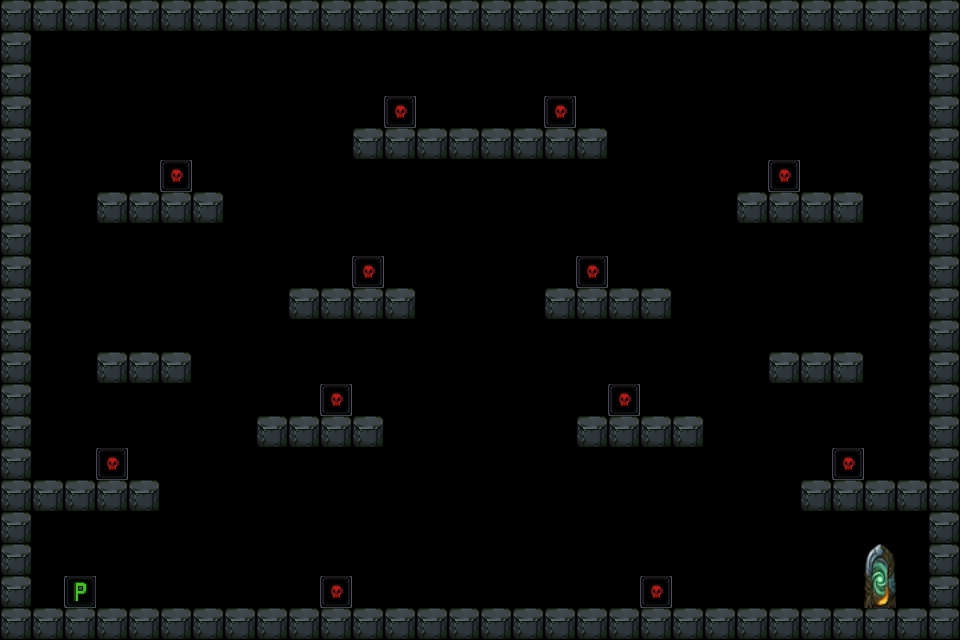

This game map was drawn from its Tiled (.tmx) file and the tilesets committed beside it. A one-line description and the full map source follow:
An orthogonal 30x20 tile map with 32x32 px tiles, 5 tile layers (solid, oneway, monsters, portal, ...), 2 tilesets.

<map version="1.10" tiledversion="1.12.1" orientation="orthogonal" renderorder="right-down" width="30" height="20" tilewidth="32" tileheight="32" infinite="0" nextlayerid="10" nextobjectid="1">
 <tileset firstgid="1" source="block.tsx" />
 <tileset firstgid="17" source="port.tsx" />
 <layer id="2" name="solid" width="30" height="20">
  <data encoding="csv">
5,5,5,5,5,5,5,5,5,5,5,5,5,5,5,5,5,5,5,5,5,5,5,5,5,5,5,5,5,5,
5,0,0,0,0,0,0,0,0,0,0,0,0,0,0,0,0,0,0,0,0,0,0,0,0,0,0,0,0,5,
5,0,0,0,0,0,0,0,0,0,0,0,0,0,0,0,0,0,0,0,0,0,0,0,0,0,0,0,0,5,
5,0,0,0,0,0,0,0,0,0,0,0,0,0,0,0,0,0,0,0,0,0,0,0,0,0,0,0,0,5,
5,0,0,0,0,0,0,0,0,0,0,0,0,0,0,0,0,0,0,0,0,0,0,0,0,0,0,0,0,5,
5,0,0,0,0,0,0,0,0,0,0,0,0,0,0,0,0,0,0,0,0,0,0,0,0,0,0,0,0,5,
5,0,0,0,0,0,0,0,0,0,0,0,0,0,0,0,0,0,0,0,0,0,0,0,0,0,0,0,0,5,
5,0,0,0,0,0,0,0,0,0,0,0,0,0,0,0,0,0,0,0,0,0,0,0,0,0,0,0,0,5,
5,0,0,0,0,0,0,0,0,0,0,0,0,0,0,0,0,0,0,0,0,0,0,0,0,0,0,0,0,5,
5,0,0,0,0,0,0,0,0,0,0,0,0,0,0,0,0,0,0,0,0,0,0,0,0,0,0,0,0,5,
5,0,0,0,0,0,0,0,0,0,0,0,0,0,0,0,0,0,0,0,0,0,0,0,0,0,0,0,0,5,
5,0,0,0,0,0,0,0,0,0,0,0,0,0,0,0,0,0,0,0,0,0,0,0,0,0,0,0,0,5,
5,0,0,0,0,0,0,0,0,0,0,0,0,0,0,0,0,0,0,0,0,0,0,0,0,0,0,0,0,5,
5,0,0,0,0,0,0,0,0,0,0,0,0,0,0,0,0,0,0,0,0,0,0,0,0,0,0,0,0,5,
5,0,0,0,0,0,0,0,0,0,0,0,0,0,0,0,0,0,0,0,0,0,0,0,0,0,0,0,0,5,
5,0,0,0,0,0,0,0,0,0,0,0,0,0,0,0,0,0,0,0,0,0,0,0,0,0,0,0,0,5,
5,0,0,0,0,0,0,0,0,0,0,0,0,0,0,0,0,0,0,0,0,0,0,0,0,0,0,0,0,5,
5,0,0,0,0,0,0,0,0,0,0,0,0,0,0,0,0,0,0,0,0,0,0,0,0,0,0,0,0,5,
5,0,0,0,0,0,0,0,0,0,0,0,0,0,0,0,0,0,0,0,0,0,0,0,0,0,0,0,0,5,
5,5,5,5,5,5,5,5,5,5,5,5,5,5,5,5,5,5,5,5,5,5,5,5,5,5,5,5,5,5
</data>
 </layer>
 <layer id="9" name="oneway" width="30" height="20">
  <data encoding="csv">
0,0,0,0,0,0,0,0,0,0,0,0,0,0,0,0,0,0,0,0,0,0,0,0,0,0,0,0,0,0,
0,0,0,0,0,0,0,0,0,0,0,0,0,0,0,0,0,0,0,0,0,0,0,0,0,0,0,0,0,0,
0,0,0,0,0,0,0,0,0,0,0,0,0,0,0,0,0,0,0,0,0,0,0,0,0,0,0,0,0,0,
0,0,0,0,0,0,0,0,0,0,0,0,0,0,0,0,0,0,0,0,0,0,0,0,0,0,0,0,0,0,
0,0,0,0,0,0,0,0,0,0,0,5,5,5,5,5,5,5,5,0,0,0,0,0,0,0,0,0,0,0,
0,0,0,0,0,0,0,0,0,0,0,0,0,0,0,0,0,0,0,0,0,0,0,0,0,0,0,0,0,0,
0,0,0,5,5,5,5,0,0,0,0,0,0,0,0,0,0,0,0,0,0,0,0,5,5,5,5,0,0,0,
0,0,0,0,0,0,0,0,0,0,0,0,0,0,0,0,0,0,0,0,0,0,0,0,0,0,0,0,0,0,
0,0,0,0,0,0,0,0,0,0,0,0,0,0,0,0,0,0,0,0,0,0,0,0,0,0,0,0,0,0,
0,0,0,0,0,0,0,0,0,5,5,5,5,0,0,0,0,5,5,5,5,0,0,0,0,0,0,0,0,0,
0,0,0,0,0,0,0,0,0,0,0,0,0,0,0,0,0,0,0,0,0,0,0,0,0,0,0,0,0,0,
0,0,0,5,5,5,0,0,0,0,0,0,0,0,0,0,0,0,0,0,0,0,0,0,5,5,5,0,0,0,
0,0,0,0,0,0,0,0,0,0,0,0,0,0,0,0,0,0,0,0,0,0,0,0,0,0,0,0,0,0,
0,0,0,0,0,0,0,0,5,5,5,5,0,0,0,0,0,0,5,5,5,5,0,0,0,0,0,0,0,0,
0,0,0,0,0,0,0,0,0,0,0,0,0,0,0,0,0,0,0,0,0,0,0,0,0,0,0,0,0,0,
0,5,5,5,5,0,0,0,0,0,0,0,0,0,0,0,0,0,0,0,0,0,0,0,0,5,5,5,5,0,
0,0,0,0,0,0,0,0,0,0,0,0,0,0,0,0,0,0,0,0,0,0,0,0,0,0,0,0,0,0,
0,0,0,0,0,0,0,0,0,0,0,0,0,0,0,0,0,0,0,0,0,0,0,0,0,0,0,0,0,0,
0,0,0,0,0,0,0,0,0,0,0,0,0,0,0,0,0,0,0,0,0,0,0,0,0,0,0,0,0,0,
0,0,0,0,0,0,0,0,0,0,0,0,0,0,0,0,0,0,0,0,0,0,0,0,0,0,0,0,0,0
</data>
 </layer>
 <layer id="6" name="monsters" width="30" height="20">
  <data encoding="csv">
0,0,0,0,0,0,0,0,0,0,0,0,0,0,0,0,0,0,0,0,0,0,0,0,0,0,0,0,0,0,
0,0,0,0,0,0,0,0,0,0,0,0,0,0,0,0,0,0,0,0,0,0,0,0,0,0,0,0,0,0,
0,0,0,0,0,0,0,0,0,0,0,0,0,0,0,0,0,0,0,0,0,0,0,0,0,0,0,0,0,0,
0,0,0,0,0,0,0,0,0,0,0,0,15,0,0,0,0,15,0,0,0,0,0,0,0,0,0,0,0,0,
0,0,0,0,0,0,0,0,0,0,0,0,0,0,0,0,0,0,0,0,0,0,0,0,0,0,0,0,0,0,
0,0,0,0,0,15,0,0,0,0,0,0,0,0,0,0,0,0,0,0,0,0,0,0,15,0,0,0,0,0,
0,0,0,0,0,0,0,0,0,0,0,0,0,0,0,0,0,0,0,0,0,0,0,0,0,0,0,0,0,0,
0,0,0,0,0,0,0,0,0,0,0,0,0,0,0,0,0,0,0,0,0,0,0,0,0,0,0,0,0,0,
0,0,0,0,0,0,0,0,0,0,0,15,0,0,0,0,0,0,15,0,0,0,0,0,0,0,0,0,0,0,
0,0,0,0,0,0,0,0,0,0,0,0,0,0,0,0,0,0,0,0,0,0,0,0,0,0,0,0,0,0,
0,0,0,0,0,0,0,0,0,0,0,0,0,0,0,0,0,0,0,0,0,0,0,0,0,0,0,0,0,0,
0,0,0,0,0,0,0,0,0,0,0,0,0,0,0,0,0,0,0,0,0,0,0,0,0,0,0,0,0,0,
0,0,0,0,0,0,0,0,0,0,15,0,0,0,0,0,0,0,0,15,0,0,0,0,0,0,0,0,0,0,
0,0,0,0,0,0,0,0,0,0,0,0,0,0,0,0,0,0,0,0,0,0,0,0,0,0,0,0,0,0,
0,0,0,15,0,0,0,0,0,0,0,0,0,0,0,0,0,0,0,0,0,0,0,0,0,0,15,0,0,0,
0,0,0,0,0,0,0,0,0,0,0,0,0,0,0,0,0,0,0,0,0,0,0,0,0,0,0,0,0,0,
0,0,0,0,0,0,0,0,0,0,0,0,0,0,0,0,0,0,0,0,0,0,0,0,0,0,0,0,0,0,
0,0,0,0,0,0,0,0,0,0,0,0,0,0,0,0,0,0,0,0,0,0,0,0,0,0,0,0,0,0,
0,0,0,0,0,0,0,0,0,0,15,0,0,0,0,0,0,0,0,0,15,0,0,0,0,0,0,0,0,0,
0,0,0,0,0,0,0,0,0,0,0,0,0,0,0,0,0,0,0,0,0,0,0,0,0,0,0,0,0,0
</data>
 </layer>
 <layer id="7" name="portal" width="30" height="20">
  <data encoding="csv">
0,0,0,0,0,0,0,0,0,0,0,0,0,0,0,0,0,0,0,0,0,0,0,0,0,0,0,0,0,0,
0,0,0,0,0,0,0,0,0,0,0,0,0,0,0,0,0,0,0,0,0,0,0,0,0,0,0,0,0,0,
0,0,0,0,0,0,0,0,0,0,0,0,0,0,0,0,0,0,0,0,0,0,0,0,0,0,0,0,0,0,
0,0,0,0,0,0,0,0,0,0,0,0,0,0,0,0,0,0,0,0,0,0,0,0,0,0,0,0,0,0,
0,0,0,0,0,0,0,0,0,0,0,0,0,0,0,0,0,0,0,0,0,0,0,0,0,0,0,0,0,0,
0,0,0,0,0,0,0,0,0,0,0,0,0,0,0,0,0,0,0,0,0,0,0,0,0,0,0,0,0,0,
0,0,0,0,0,0,0,0,0,0,0,0,0,0,0,0,0,0,0,0,0,0,0,0,0,0,0,0,0,0,
0,0,0,0,0,0,0,0,0,0,0,0,0,0,0,0,0,0,0,0,0,0,0,0,0,0,0,0,0,0,
0,0,0,0,0,0,0,0,0,0,0,0,0,0,0,0,0,0,0,0,0,0,0,0,0,0,0,0,0,0,
0,0,0,0,0,0,0,0,0,0,0,0,0,0,0,0,0,0,0,0,0,0,0,0,0,0,0,0,0,0,
0,0,0,0,0,0,0,0,0,0,0,0,0,0,0,0,0,0,0,0,0,0,0,0,0,0,0,0,0,0,
0,0,0,0,0,0,0,0,0,0,0,0,0,0,0,0,0,0,0,0,0,0,0,0,0,0,0,0,0,0,
0,0,0,0,0,0,0,0,0,0,0,0,0,0,0,0,0,0,0,0,0,0,0,0,0,0,0,0,0,0,
0,0,0,0,0,0,0,0,0,0,0,0,0,0,0,0,0,0,0,0,0,0,0,0,0,0,0,0,0,0,
0,0,0,0,0,0,0,0,0,0,0,0,0,0,0,0,0,0,0,0,0,0,0,0,0,0,0,0,0,0,
0,0,0,0,0,0,0,0,0,0,0,0,0,0,0,0,0,0,0,0,0,0,0,0,0,0,0,0,0,0,
0,0,0,0,0,0,0,0,0,0,0,0,0,0,0,0,0,0,0,0,0,0,0,0,0,0,0,0,0,0,
0,0,0,0,0,0,0,0,0,0,0,0,0,0,0,0,0,0,0,0,0,0,0,0,0,0,0,0,0,0,
0,0,0,0,0,0,0,0,0,0,0,0,0,0,0,0,0,0,0,0,0,0,0,0,0,0,0,17,0,0,
0,0,0,0,0,0,0,0,0,0,0,0,0,0,0,0,0,0,0,0,0,0,0,0,0,0,0,0,0,0
</data>
 </layer>
 <layer id="8" name="player" width="30" height="20">
  <data encoding="csv">
0,0,0,0,0,0,0,0,0,0,0,0,0,0,0,0,0,0,0,0,0,0,0,0,0,0,0,0,0,0,
0,0,0,0,0,0,0,0,0,0,0,0,0,0,0,0,0,0,0,0,0,0,0,0,0,0,0,0,0,0,
0,0,0,0,0,0,0,0,0,0,0,0,0,0,0,0,0,0,0,0,0,0,0,0,0,0,0,0,0,0,
0,0,0,0,0,0,0,0,0,0,0,0,0,0,0,0,0,0,0,0,0,0,0,0,0,0,0,0,0,0,
0,0,0,0,0,0,0,0,0,0,0,0,0,0,0,0,0,0,0,0,0,0,0,0,0,0,0,0,0,0,
0,0,0,0,0,0,0,0,0,0,0,0,0,0,0,0,0,0,0,0,0,0,0,0,0,0,0,0,0,0,
0,0,0,0,0,0,0,0,0,0,0,0,0,0,0,0,0,0,0,0,0,0,0,0,0,0,0,0,0,0,
0,0,0,0,0,0,0,0,0,0,0,0,0,0,0,0,0,0,0,0,0,0,0,0,0,0,0,0,0,0,
0,0,0,0,0,0,0,0,0,0,0,0,0,0,0,0,0,0,0,0,0,0,0,0,0,0,0,0,0,0,
0,0,0,0,0,0,0,0,0,0,0,0,0,0,0,0,0,0,0,0,0,0,0,0,0,0,0,0,0,0,
0,0,0,0,0,0,0,0,0,0,0,0,0,0,0,0,0,0,0,0,0,0,0,0,0,0,0,0,0,0,
0,0,0,0,0,0,0,0,0,0,0,0,0,0,0,0,0,0,0,0,0,0,0,0,0,0,0,0,0,0,
0,0,0,0,0,0,0,0,0,0,0,0,0,0,0,0,0,0,0,0,0,0,0,0,0,0,0,0,0,0,
0,0,0,0,0,0,0,0,0,0,0,0,0,0,0,0,0,0,0,0,0,0,0,0,0,0,0,0,0,0,
0,0,0,0,0,0,0,0,0,0,0,0,0,0,0,0,0,0,0,0,0,0,0,0,0,0,0,0,0,0,
0,0,0,0,0,0,0,0,0,0,0,0,0,0,0,0,0,0,0,0,0,0,0,0,0,0,0,0,0,0,
0,0,0,0,0,0,0,0,0,0,0,0,0,0,0,0,0,0,0,0,0,0,0,0,0,0,0,0,0,0,
0,0,0,0,0,0,0,0,0,0,0,0,0,0,0,0,0,0,0,0,0,0,0,0,0,0,0,0,0,0,
0,0,14,0,0,0,0,0,0,0,0,0,0,0,0,0,0,0,0,0,0,0,0,0,0,0,0,0,0,0,
0,0,0,0,0,0,0,0,0,0,0,0,0,0,0,0,0,0,0,0,0,0,0,0,0,0,0,0,0,0
</data>
 </layer>
</map>
